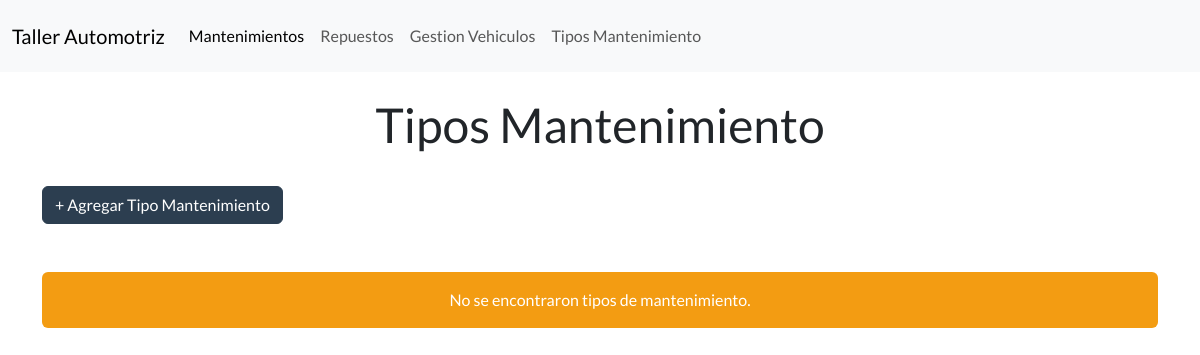
The page /tipos_mantenimiento/ on the database as committed earlier.
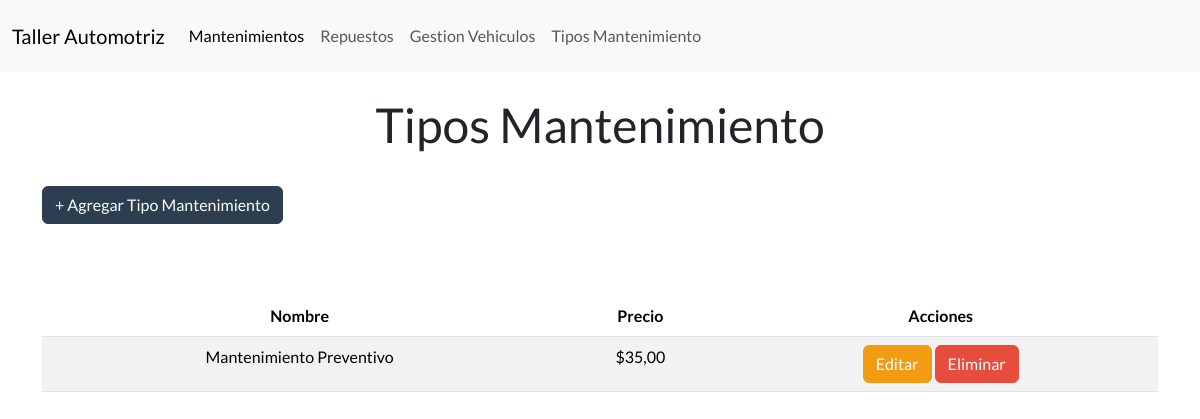
The same page on the database as committed later.
### Aplicaciones/Taller/models.py (models this page shows, shortened)
class TipoMantenimiento(models.Model):
    id_mantenimiento = models.AutoField(primary_key=True)  # ~ Campo de clave primaria autoincremental
    nombre_mantenimiento = models.CharField(max_length=100, unique=True)  # * Nombre del tipo de mantenimiento
    precio_mantenimiento = models.DecimalField(max_digits=10, decimal_places=2)  # * Precio del mantenimiento

### Aplicaciones/Taller/views.py (the view)
# urls.py: path('tipos_mantenimiento/', views.tipos_mantenimiento, name="tipos_mantenimiento"),  # * Mapea la URL 'tipos_mantenimiento/' a la vista tipos_mantenimiento
def tipos_mantenimiento(request):
    tipos_mantenimiento = TipoMantenimiento.objects.all()  # * Recibe todos los tipos de mantenimiento de la base de datos
    """
     * Render the type of maintenance page.
    """
    return render(request, 'tipos_mantenimiento.html', {'tipos_mantenimiento': tipos_mantenimiento})  # * Renderiza la plantilla 'tipos_mantenimiento.html'

### Aplicaciones/Taller/templates/tipos_mantenimiento.html (shortened to what this page needs)
{% extends 'plantilla.html' %} {% load static %}
{% block content %}
    <div class="container">
        <h1 class="text-center mt-4">Tipos Mantenimiento</h1>
        <button type="button" class="btn btn-primary mt-4 mb-4" data-bs-toggle="modal" data-bs-target="#exampleModal">
            + Agregar Tipo Mantenimiento
        </button>
        <br>
        {% if tipos_mantenimiento %}
        <div class="table-responsive" mt-4>
            {% if tipos_mantenimiento %}
            <table class="table table-striped table-hover text-center mt-5" id="tabla-repuestos">
                <thead>
                    <tr>
                        <th>Nombre</th>
                        <th>Precio</th>
                        <th>Acciones</th>
                    </tr>
                </thead>
                <tbody>
                    {% for tipos in tipos_mantenimiento %}
                    <tr>
                        <td>{{ tipos.nombre_mantenimiento }}</td>
                        <td>${{ tipos.precio_mantenimiento }}</td>
                        <td>
                            <a href="{% url 'editar_tipo_mantenimiento' tipos.id_mantenimiento %}" class="btn btn-warning">Editar</a>
                            <a href="Javascript:void(0)" class="btn btn-danger" onclick="eliminarTipoMantenimiento('{% url 'eliminar_tipo_mantenimiento' tipos.id_mantenimiento %}', 'tipos de mantenimiento')">Eliminar</a>
                        </td>
                    </tr>
                    {% endfor %}
                </tbody>
            </table>
            {% else %}
            <div class="alert alert-info text-center mt-4" role="alert">
                No hay tipos de mantenimiento disponibles en este momento.
            </div>
            {% endif %}
    {% else %}
        <div class="alert alert-warning text-center mt-4" role="alert">
            No se encontraron tipos de mantenimiento.
        </div>
    {% endif %}
{% endblock content %}

Rows that differ between the two databases and show on the page:
added TipoMantenimiento: nombre_mantenimiento "Mantenimiento Preventivo", precio_mantenimiento "35,00"
Other text that changed with them:
text no longer shown: "No se encontraron tipos de mantenimiento."
text now shown: "Nombre Precio Acciones"
